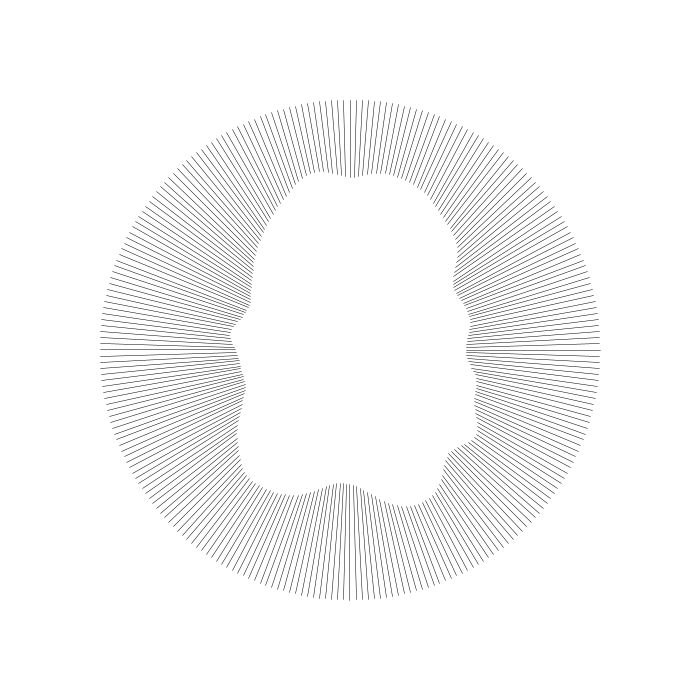
Frame 1 (no input)
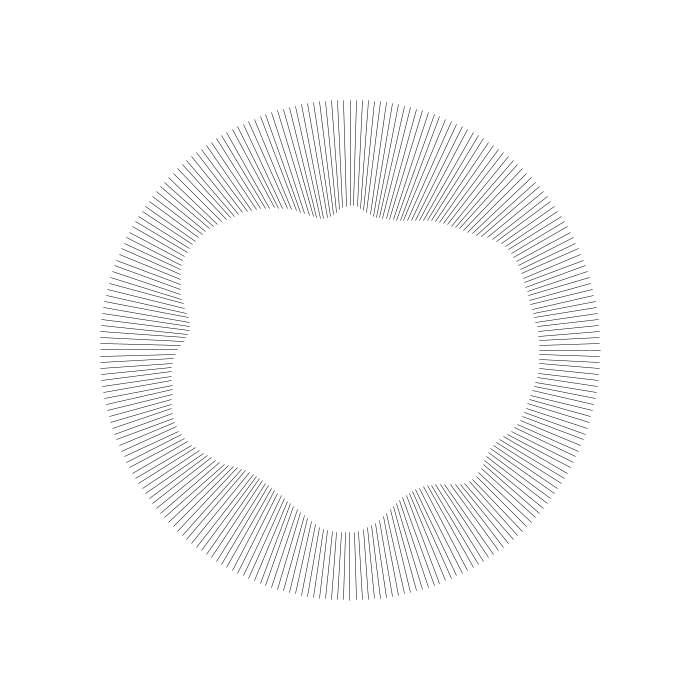
Frame 60 (the mouse pressed at the canvas centre just before this capture)
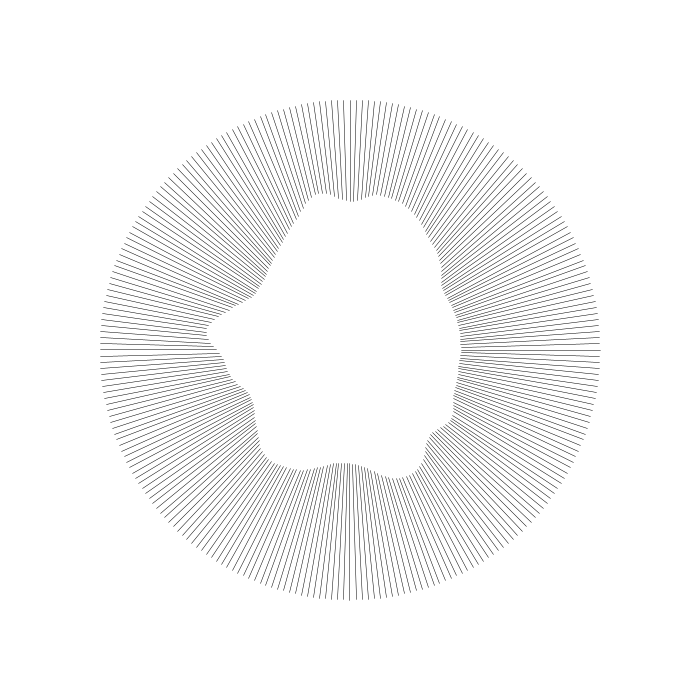
Frame 120 (the mouse held since frame 60 and released just before this capture)

The Processing sketch that drew these frames (run headless with seeded random() and noise(); from frame 60 on, the mouse is pressed at the canvas centre):

// Processing sketch: perlinNoise
// ── perlinNoise.pde
int num = 256;
float rot = TWO_PI/num;
float innerRadZero, outerRad = 250;
float barrier = 0.96;
void setup() {
  size(700, 700);
  smooth();
}
void draw() {
  background(255);
  translate(width/2, height/2);
  strokeWeight(0.5);
  beginShape(LINES);
  for (int i=0; i<num; i++) {
    float angle = i*rot;
    float x = cos(angle);
    float y = sin(angle);
    float innerRad = 150 + 40*sin( radians(360*noise(i*0.015)) + millis()*0.003);
    if (i == 0) {
      innerRadZero = innerRad;
    }
    else if (i>num*barrier) {
      float perc = map(i, num*barrier, num, 0, 1);
      innerRad = lerp(innerRad, innerRadZero, perc);
    }
    line(x*innerRad, y*innerRad, x*outerRad, y*outerRad);
  }
  endShape();
}
